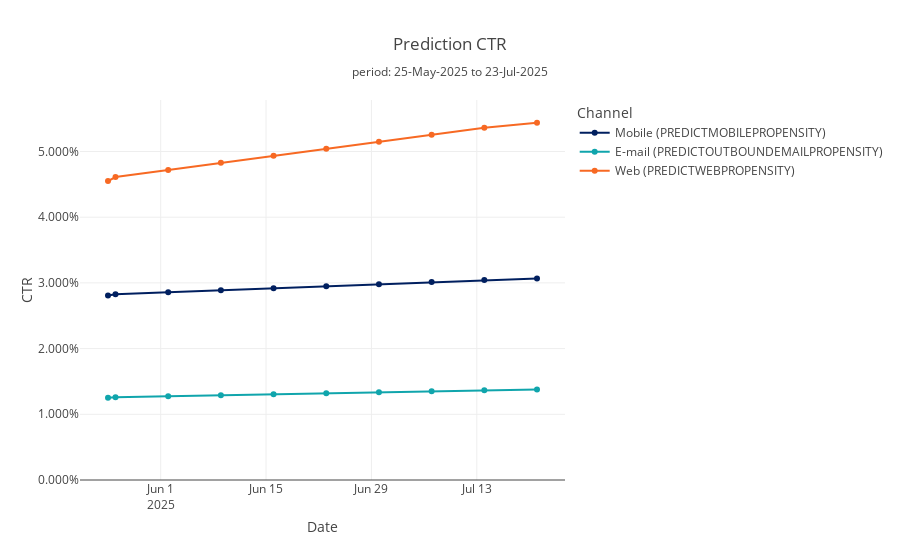

The notebook cell saved with this chart:
### Code cell
prediction.plot.ctr_trend("1w", facetting=False)

### Figure 1 — Plotly figure (JSON) as saved in the notebook; plotly's stock layout.template omitted (floating-point values rounded to 4 significant figures)
{"data": [{"customdata": [["1 days", 520, 18000, 750, 18000, 0.04, 360, 18000, 0.01961, 450, 18000, 0.02439], ["7 days", 3664.0, 126000, 5321.0, 126000, 0.04052, 2520, 126000, 0.01961, 3150, 126000, 0.02439], ["7 days", 3705.0, 126000, 5446.0, 126000, 0.04143, 2520, 126000, 0.01961, 3150, 126000, 0.02439], ["7 days", 3747.0, 126000, 5570.0, 126000, 0.04234, 2520, 126000, 0.01961, 3150, 126000, 0.02439], ["7 days", 3788.0, 126000, 5695.0, 126000, 0.04324, 2520, 126000, 0.01961, 3150, 126000, 0.02439], ["7 days", 3830.0, 126000, 5819.0, 126000, 0.04415, 2520, 126000, 0.01961, 3150, 126000, 0.02439], ["7 days", 3871.0, 126000, 5944.0, 126000, 0.04505, 2520, 126000, 0.01961, 3150, 126000, 0.02439], ["7 days", 3913.0, 126000, 6069.0, 126000, 0.04595, 2520, 126000, 0.01961, 3150, 126000, 0.02439], ["7 days", 3954.0, 126000, 6193.0, 126000, 0.04685, 2520, 126000, 0.01961, 3150, 126000, 0.02439], ["3 days", 1707.0, 54000, 2692.0, 54000, 0.04749, 1080, 54000, 0.01961, 1350, 54000, 0.02439]], "hovertemplate": "Prediction=Mobile (PREDICTMOBILEPROPENSITY)<br>Date=%{x}<br>CTR=%{y}<br>Period=%{customdata[0]}<br>Positives=%{customdata[1]}<br>Negatives=%{customdata[2]}<br>Positives_Test=%{customdata[3]}<br>Negatives_Test=%{customdata[4]}<br>CTR_Test=%{customdata[5]:.3%}<br>Positives_Control=%{customdata[6]}<br>Negatives_Control=%{customdata[7]}<br>CTR_Control=%{customdata[8]:.3%}<br>Positives_NBA=%{customdata[9]}<br>Negatives_NBA=%{customdata[10]}<br>CTR_NBA=%{customdata[11]:.3%}<extra></extra>", "legendgroup": "Mobile (PREDICTMOBILEPROPENSITY)", "line": {"color": "#001F5F", "dash": "solid"}, "marker": {"symbol": "circle"}, "mode": "lines+markers", "name": "Mobile (PREDICTMOBILEPROPENSITY)", "orientation": "v", "showlegend": true, "type": "scatter", "x": ["2025-05-25", "2025-05-26", "2025-06-02", "2025-06-09", "2025-06-16", "2025-06-23", "2025-06-30", "2025-07-07", "2025-07-14", "2025-07-21"], "xaxis": "x", "y": [0.02808, 0.02826, 0.02857, 0.02888, 0.02919, 0.0295, 0.02981, 0.03012, 0.03043, 0.03065], "yaxis": "y"}, {"customdata": [["1 days", 380, 30000, 480, 30000, 0.01575, 300, 30000, 0.009901, 360, 30000, 0.01186], ["7 days", 2679.0, 210000, 3417.0, 210000, 0.01601, 2100, 210000, 0.009901, 2520, 210000, 0.01186], ["7 days", 2712.0, 210000, 3517.0, 210000, 0.01647, 2100, 210000, 0.009901, 2520, 210000, 0.01186], ["7 days", 2745.0, 210000, 3616.0, 210000, 0.01693, 2100, 210000, 0.009901, 2520, 210000, 0.01186], ["7 days", 2779.0, 210000, 3716.0, 210000, 0.01739, 2100, 210000, 0.009901, 2520, 210000, 0.01186], ["7 days", 2812.0, 210000, 3816.0, 210000, 0.01785, 2100, 210000, 0.009901, 2520, 210000, 0.01186], ["7 days", 2845.0, 210000, 3915.0, 210000, 0.0183, 2100, 210000, 0.009901, 2520, 210000, 0.01186], ["7 days", 2878.0, 210000, 4015.0, 210000, 0.01876, 2100, 210000, 0.009901, 2520, 210000, 0.01186], ["7 days", 2912.0, 210000, 4115.0, 210000, 0.01922, 2100, 210000, 0.009901, 2520, 210000, 0.01186], ["3 days", 1258.0, 90000, 1794.0, 90000, 0.01954, 900, 90000, 0.009901, 1080, 90000, 0.01186]], "hovertemplate": "Prediction=E-mail (PREDICTOUTBOUNDEMAILPROPENSITY)<br>Date=%{x}<br>CTR=%{y}<br>Period=%{customdata[0]}<br>Positives=%{customdata[1]}<br>Negatives=%{customdata[2]}<br>Positives_Test=%{customdata[3]}<br>Negatives_Test=%{customdata[4]}<br>CTR_Test=%{customdata[5]:.3%}<br>Positives_Control=%{customdata[6]}<br>Negatives_Control=%{customdata[7]}<br>CTR_Control=%{customdata[8]:.3%}<br>Positives_NBA=%{customdata[9]}<br>Negatives_NBA=%{customdata[10]}<br>CTR_NBA=%{customdata[11]:.3%}<extra></extra>", "legendgroup": "E-mail (PREDICTOUTBOUNDEMAILPROPENSITY)", "line": {"color": "#10A5AC", "dash": "solid"}, "marker": {"symbol": "circle"}, "mode": "lines+markers", "name": "E-mail (PREDICTOUTBOUNDEMAILPROPENSITY)", "orientation": "v", "showlegend": true, "type": "scatter", "x": ["2025-05-25", "2025-05-26", "2025-06-02", "2025-06-09", "2025-06-16", "2025-06-23", "2025-06-30", "2025-07-07", "2025-07-14", "2025-07-21"], "xaxis": "x", "y": [0.01251, 0.0126, 0.01275, 0.0129, 0.01306, 0.01321, 0.01337, 0.01352, 0.01367, 0.01378], "yaxis": "y"}, {"customdata": [["1 days", 5720, 120000, 8400, 120000, 0.06542, 4200, 120000, 0.03382, 4560, 120000, 0.03661], ["7 days", 40610.0, 840000, 60510.0, 840000, 0.06719, 29400, 840000, 0.03382, 31920, 840000, 0.03661], ["7 days", 41610.0, 840000, 63500.0, 840000, 0.07028, 29400, 840000, 0.03382, 31920, 840000, 0.03661], ["7 days", 42600.0, 840000, 66490.0, 840000, 0.07335, 29400, 840000, 0.03382, 31920, 840000, 0.03661], ["7 days", 43600.0, 840000, 69480.0, 840000, 0.07639, 29400, 840000, 0.03382, 31920, 840000, 0.03661], ["7 days", 44600.0, 840000, 72470.0, 840000, 0.07942, 29400, 840000, 0.03382, 31920, 840000, 0.03661], ["7 days", 45590.0, 840000, 75460.0, 840000, 0.08243, 29400, 840000, 0.03382, 31920, 840000, 0.03661], ["7 days", 46590.0, 840000, 78450.0, 840000, 0.08541, 29400, 840000, 0.03382, 31920, 840000, 0.03661], ["7 days", 47590.0, 840000, 81440.0, 840000, 0.08838, 29400, 840000, 0.03382, 31920, 840000, 0.03661], ["3 days", 20700.0, 360000, 35820.0, 360000, 0.09049, 12600, 360000, 0.03382, 13680, 360000, 0.03661]], "hovertemplate": "Prediction=Web (PREDICTWEBPROPENSITY)<br>Date=%{x}<br>CTR=%{y}<br>Period=%{customdata[0]}<br>Positives=%{customdata[1]}<br>Negatives=%{customdata[2]}<br>Positives_Test=%{customdata[3]}<br>Negatives_Test=%{customdata[4]}<br>CTR_Test=%{customdata[5]:.3%}<br>Positives_Control=%{customdata[6]}<br>Negatives_Control=%{customdata[7]}<br>CTR_Control=%{customdata[8]:.3%}<br>Positives_NBA=%{customdata[9]}<br>Negatives_NBA=%{customdata[10]}<br>CTR_NBA=%{customdata[11]:.3%}<extra></extra>", "legendgroup": "Web (PREDICTWEBPROPENSITY)", "line": {"color": "#F76923", "dash": "solid"}, "marker": {"symbol": "circle"}, "mode": "lines+markers", "name": "Web (PREDICTWEBPROPENSITY)", "orientation": "v", "showlegend": true, "type": "scatter", "x": ["2025-05-25", "2025-05-26", "2025-06-02", "2025-06-09", "2025-06-16", "2025-06-23", "2025-06-30", "2025-07-07", "2025-07-14", "2025-07-21"], "xaxis": "x", "y": [0.0455, 0.04612, 0.04719, 0.04827, 0.04934, 0.05041, 0.05148, 0.05255, 0.05361, 0.05437], "yaxis": "y"}], "layout": {"legend": {"title": {"text": "Channel"}, "tracegroupgap": 0}, "title": {"text": "Prediction CTR<br><sub>period: 25-May-2025 to 23-Jul-2025</sub>"}, "xaxis": {"anchor": "y", "domain": [0, 1], "title": {"text": "Date"}}, "yaxis": {"anchor": "x", "domain": [0, 1], "rangemode": "tozero", "tickformat": ",.3%", "title": {"text": "CTR"}}}}
